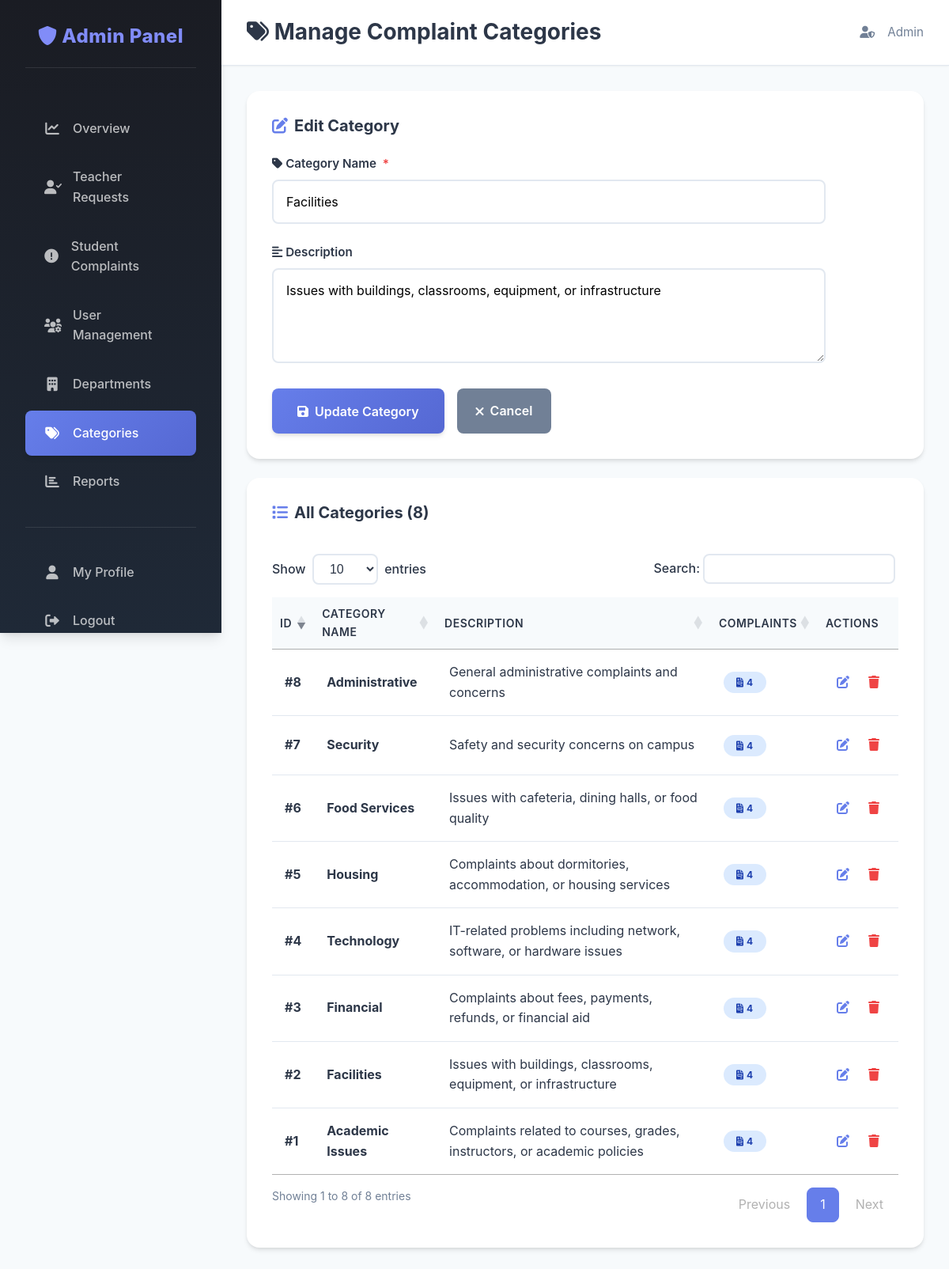
Page /manage_categories.php?edit=2 (signed in) on the committed database.
### tables this page shows
CREATE TABLE `complaint_categories` (
  `category_id` int(11) NOT NULL AUTO_INCREMENT,
  `category_name` varchar(100) NOT NULL,
  `description` text DEFAULT NULL,
  `created_at` timestamp NOT NULL DEFAULT current_timestamp(),
  PRIMARY KEY (`category_id`),
  UNIQUE KEY `category_name` (`category_name`)
);

### manage_categories.php (the view, shortened to what this page needs)
<?php
require 'connect.php';
$editing = null;
if (isset($_GET['edit']) && is_numeric($_GET['edit'])) {
    $edit_id = (int)$_GET['edit'];
    $edit_stmt = $conn->prepare("SELECT * FROM complaint_categories WHERE category_id = ?");
    $edit_stmt->bind_param("i", $edit_id);
    $edit_stmt->execute();
    $edit_result = $edit_stmt->get_result();
    if ($edit_result->num_rows > 0) {
        $editing = $edit_result->fetch_assoc();
    }
}
$categories = $conn->query("SELECT c.*,
    (SELECT COUNT(*) FROM complaints WHERE category_id = c.category_id) as complaint_count
    FROM complaint_categories c
    ORDER BY c.category_name")->fetch_all(MYSQLI_ASSOC);
?>
<!DOCTYPE html>
<html lang="en">
<head>
    <link rel="stylesheet" href="assets/css/theme.css">
    <link rel="stylesheet" href="https://cdnjs.cloudflare.com/ajax/libs/font-awesome/6.0.0/css/all.min.css">
</head>
<body>
<div class="dashboard-container">
    <aside class="sidebar">
        <div class="sidebar-header"><h3><i class="fas fa-shield-alt"></i> Admin Panel</h3></div>
        <nav class="sidebar-nav">
            <a href="admin_dashboard.php"><i class="fas fa-chart-line"></i> Overview</a>
            <a href="teacher_approval.php"><i class="fas fa-user-check"></i> Teacher Requests</a>
            <a href="students_complaints.php"><i class="fas fa-exclamation-circle"></i> Student Complaints</a>
            <a href="users_management.php"><i class="fas fa-users-cog"></i> User Management</a>
            <a href="manage_departments.php"><i class="fas fa-building"></i> Departments</a>
            <a href="manage_categories.php" class="active"><i class="fas fa-tags"></i> Categories</a>
            <a href="reports.php"><i class="fas fa-chart-bar"></i> Reports</a>
            <div class="nav-divider"></div>
            <a href="profile.php"><i class="fas fa-user"></i> My Profile</a>
            <a href="logout.php"><i class="fas fa-sign-out-alt"></i> Logout</a>
        </nav>
    </aside>
    <main class="main-content">
        <header class="top-bar">
            <h1><i class="fas fa-tags"></i> Manage Complaint Categories</h1>
            <div class="admin-profile">
                <i class="fas fa-user-shield"></i>
                <span><?php echo htmlspecialchars($_SESSION['username']); ?></span>
            </div>
        </header>
        <section class="content-wrapper">
            <div class="card">
                <h3><i class="fas <?php echo $editing ? 'fa-edit' : 'fa-plus-circle'; ?>"></i> <?php echo $editing ? 'Edit Category' : 'Add New Category'; ?></h3>
                <form method="post" style="max-width: 700px;">
                    <div class="form-group">
                        <label for="category_name"><i class="fas fa-tag"></i> Category Name <span class="required">*</span></label>
                        <input type="text" id="category_name" name="category_name" value="<?php echo $editing ? htmlspecialchars($editing['category_name']) : ''; ?>" required placeholder="e.g., Academic Issues, Facilities, etc.">
                    </div>
                    <div class="form-group">
                        <label for="description"><i class="fas fa-align-left"></i> Description</label>
                        <textarea id="description" name="description" rows="4" placeholder="Brief description of what this category covers..."><?php echo $editing ? htmlspecialchars($editing['description'] ?? '') : ''; ?></textarea>
                    </div>
                    <div style="display: flex; gap: var(--spacing-md);">
                        <button type="submit" name="<?php echo $editing ? 'update_category' : 'add_category'; ?>" class="btn-submit" style="width: auto; padding: var(--spacing-md) var(--spacing-xl);">
                            <i class="fas fa-save"></i> <?php echo $editing ? 'Update Category' : 'Add Category'; ?>
                        </button>
                        <?php if ($editing): ?>
                            <a href="manage_categories.php" class="btn btn-secondary" style="text-decoration: none; display: inline-flex; align-items: center; gap: var(--spacing-sm);">
                                <i class="fas fa-times"></i> Cancel
                            </a>
                        <?php endif; ?>
                    </div>
                </form>
            </div>
            <div class="card">
                <h3><i class="fas fa-list"></i> All Categories (<?php echo count($categories); ?>)</h3>
                <div class="table-responsive">
                    <table class="datatable datatable-desc">
                        <thead>
                            <tr>
                                <th>ID</th>
                                <th>Category Name</th>
                                <th>Description</th>
                                <th>Complaints</th>
                                <th data-orderable="false">Actions</th>
                            </tr>
                        </thead>
                        <tbody>
                            <?php if ($categories): foreach ($categories as $cat): ?>
                                <tr>
                                    <td><strong>#<?php echo $cat['category_id']; ?></strong></td>
                                    <td><strong><?php echo htmlspecialchars($cat['category_name']); ?></strong></td>
                                    <td><?php echo htmlspecialchars($cat['description'] ?? 'No description'); ?></td>
                                    <td>
                                        <span class="badge" style="background: var(--info-light); color: #1e40af;">
                                            <i class="fas fa-file-invoice"></i> <?php echo $cat['complaint_count']; ?>
                                        </span>
                                    </td>
                                    <td>
                                        <div style="display: flex; gap: var(--spacing-sm);">
                                            <a href="?edit=<?php echo $cat['category_id']; ?>" class="btn-view" title="Edit Category">
                                                <i class="fas fa-edit"></i>
                                            </a>
                                            <a href="?delete=<?php echo $cat['category_id']; ?>" class="btn-delete" onclick="return confirm('Delete this category? Complaints using this category will be set to uncategorized.')" title="Delete Category">
                                                <i class="fas fa-trash"></i>
                                            </a>
                                        </div>
                                    </td>
                                </tr>
                            <?php endforeach; endif; ?>
                        </tbody>
                    </table>
                </div>
            </div>
        </section>
    </main>
</div>
<?php require_once 'includes/datatables.inc.php'; ?>
</body>
</html>

### assets/css/datatables-theme.css (style rules this page uses)
table.dataTable thead th { border-bottom: 2px solid var(--border, #e2e8f0); padding: var(--spacing-md, 1rem); font-weight: 600; color: var(--text-primary, #2d3748); }
table.dataTable tbody td { padding: var(--spacing-md, 1rem); vertical-align: middle; }
table.dataTable thead .sorting:before, table.dataTable thead .sorting_asc:before, table.dataTable thead .sorting_desc:before, table.dataTable thead .sorting_asc_disabled:before, table.dataTable thead .sorting_desc_disabled:before { right: 0.5em; }
.table-responsive { overflow-x: auto; }

### rows in the picture
complaint_categories: category_name "Facilities", description "Issues with buildings, classrooms, equipment, or infrastructure", category_id "2", complaint_count "4"
complaint_categories: category_id "1", category_name "Academic Issues", description "Complaints related to courses, grades, instructors, or academic policies", complaint_count "4"
complaint_categories: category_id "8", category_name "Administrative", description "General administrative complaints and concerns", complaint_count "4"
complaint_categories: category_id "3", category_name "Financial", description "Complaints about fees, payments, refunds, or financial aid", complaint_count "4"
complaint_categories: category_id "6", category_name "Food Services", description "Issues with cafeteria, dining halls, or food quality", complaint_count "4"
complaint_categories: category_id "5", category_name "Housing", description "Complaints about dormitories, accommodation, or housing services", complaint_count "4"
complaint_categories: category_id "7", category_name "Security", description "Safety and security concerns on campus", complaint_count "4"
complaint_categories: category_id "4", category_name "Technology", description "IT-related problems including network, software, or hardware issues", complaint_count "4"

### other values in the picture
$_SESSION['username'] "Admin"
count($categories) "8"
